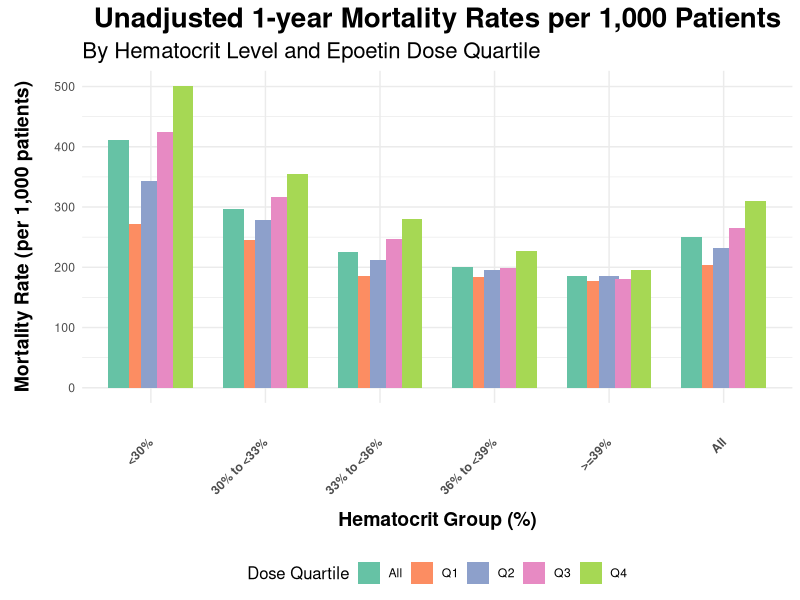
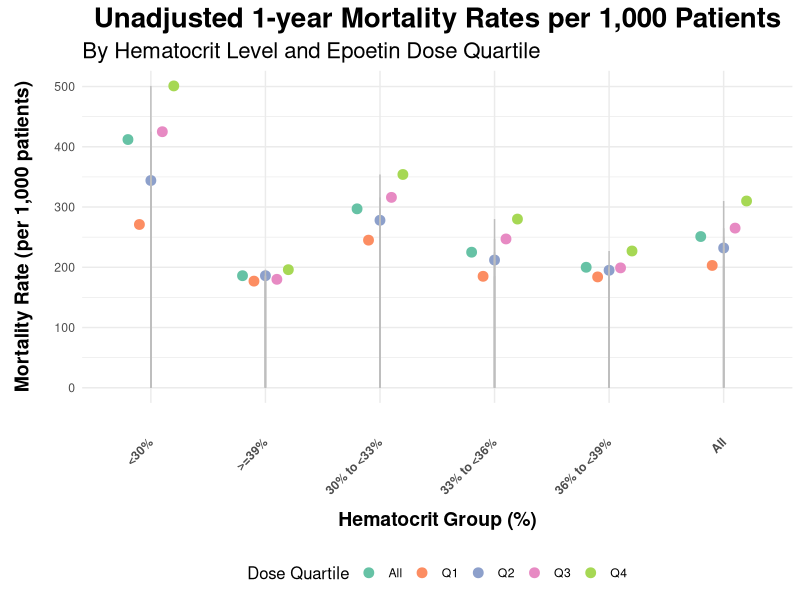
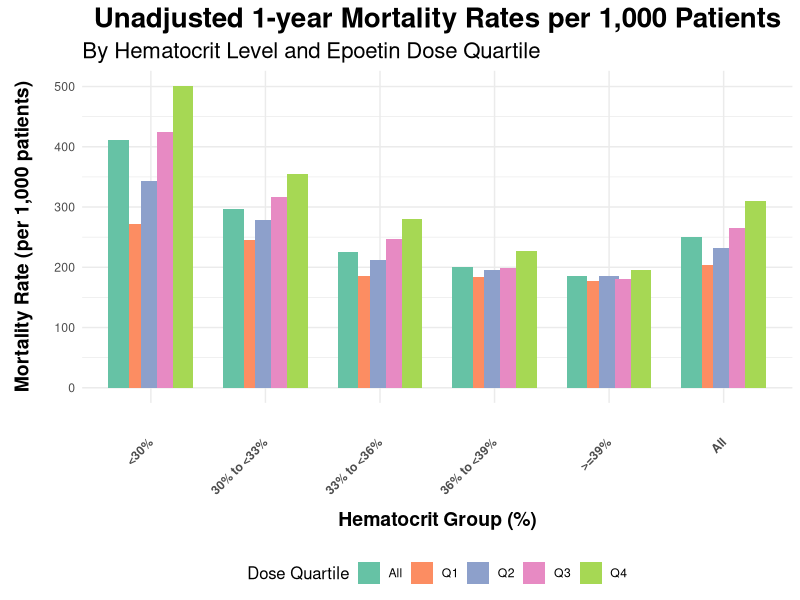
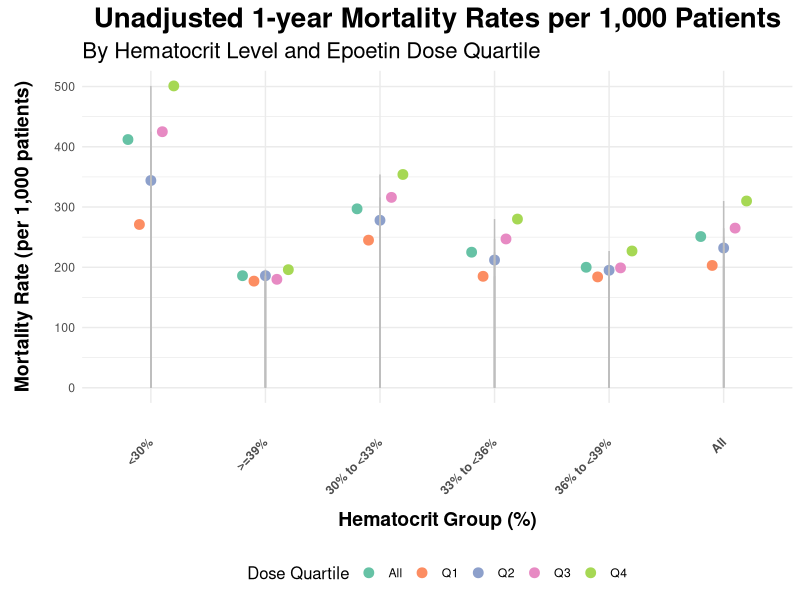

Write the R code that produced these figures, in order.
## ---- chunk 1
# Load required libraries
library(ggplot2)
library(tidyr)
library(dplyr)

# Define the mortality rates dataframe
mortality_data <- data.frame(
  Dose_Quartile = rep(c('Q1', 'Q2', 'Q3', 'Q4', 'All'), each = 6),
  Hematocrit_Group = rep(c("<30%", "30% to <33%", "33% to <36%", "36% to <39%", ">=39%", "All"), times = 5),
  Mortality_Rate = c(
    271, 245, 185, 184, 177, 203, # Q1 data
    344, 278, 212, 195, 186, 232, # Q2 data
    425, 316, 247, 199, 180, 265, # Q3 data
    501, 354, 280, 227, 196, 310, # Q4 data
    412, 297, 225, 200, 186, 251  # All data
  )
)



# Create the plot
ggplot(mortality_data, aes(x = Hematocrit_Group, y = Mortality_Rate, fill = Dose_Quartile)) +
  geom_bar(stat = "identity", position = position_dodge(width= 0.7)) +
  scale_fill_brewer(palette = "Set2") +
  labs(title = "Unadjusted 1-year Mortality Rates per 1,000 Patients",
       subtitle = "By Hematocrit Level and Epoetin Dose Quartile",
       x = "Hematocrit Group (%)",
       y = "Mortality Rate (per 1,000 patients)",
       fill = "Dose Quartile") +
  theme_minimal() +
  theme(
    plot.title = element_text(size = 20, face = "bold", hjust = 0.5),
    plot.subtitle = element_text(size = 16),
    axis.title.x = element_text(size = 14, face = "bold", margin = margin(t = 30, b = 5)), # Adjust the top and bottom margin as needed
    axis.title.y = element_text(size = 14, face = "bold", margin = margin(l = 5, r = 15)),
    legend.title = element_text(size = 12),
    legend.position = "bottom",
    axis.text.x = element_text(angle = 45, hjust = 1, vjust = 0.5, face = "bold")) +  scale_x_discrete(limits = c("<30%", "30% to <33%", "33% to <36%", "36% to <39%", ">=39%", "All"))
                                                        
ggsave("mortality_rates_redesigned.png", width = 12, height = 6)


## ---- chunk 2
# Load required libraries
library(ggplot2)
library(tidyr)
library(dplyr)

# Define the mortality rates dataframe
mortality_data <- data.frame(
  Dose_Quartile = rep(c('Q1', 'Q2', 'Q3', 'Q4', 'All'), each = 6),
  Hematocrit_Group = rep(c("<30%", "30% to <33%", "33% to <36%", "36% to <39%", ">=39%", "All"), times = 5),
  Mortality_Rate = c(
    271, 245, 185, 184, 177, 203, # Q1 data
    344, 278, 212, 195, 186, 232, # Q2 data
    425, 316, 247, 199, 180, 265, # Q3 data
    501, 354, 280, 227, 196, 310, # Q4 data
    412, 297, 225, 200, 186, 251  # All data
  )
)

# Create the lollipop chart
ggplot(mortality_data, aes(x = Hematocrit_Group, y = Mortality_Rate, color = Dose_Quartile)) +
  geom_point(position = position_dodge(width = 0.5), size = 3) +
  geom_segment(aes(x = Hematocrit_Group, xend = Hematocrit_Group, y = 0, yend = Mortality_Rate), 
               position = position_dodge(width = 0.3), color = "grey") +
  scale_color_brewer(palette = "Set2") +
  labs(title = "Unadjusted 1-year Mortality Rates per 1,000 Patients",
       subtitle = "By Hematocrit Level and Epoetin Dose Quartile",
       x = "Hematocrit Group (%)",
       y = "Mortality Rate (per 1,000 patients)",
       color = "Dose Quartile") +
  theme_minimal() +
  theme(
    plot.title = element_text(size = 20, face = "bold", hjust = 0.5),
    plot.subtitle = element_text(size = 16),
    axis.title.x = element_text(size = 14, face = "bold", margin = margin(t = 30, b = 5)),
    axis.title.y = element_text(size = 14, face = "bold", margin = margin(l = 5, r = 15)),
    legend.title = element_text(size = 12),
    legend.position = "bottom",
    axis.text.x = element_text(angle = 45, hjust = 1, vjust = 0.5, face = "bold")
  )

# Save the plot to a file
ggsave("mortality_rates_lollipop.png", width = 12, height = 6)


